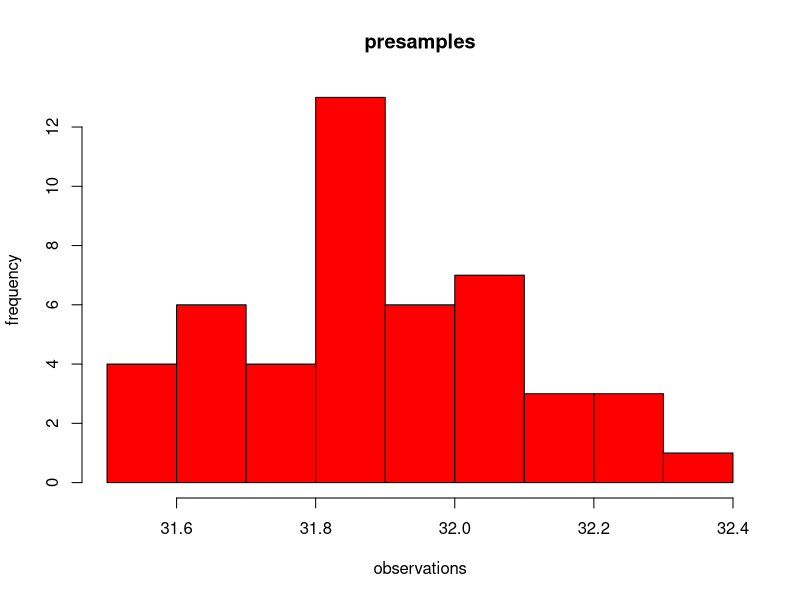
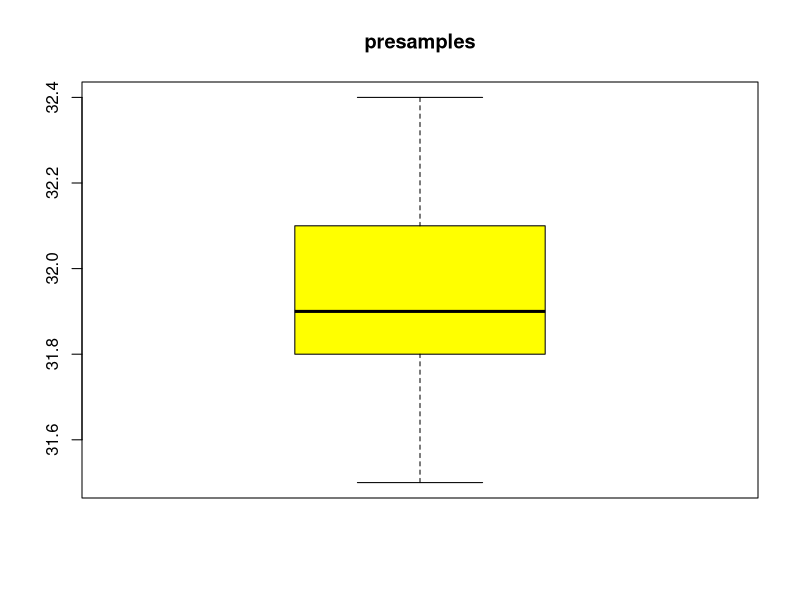

R code for these plots, in order:
## ---- chunk 1
knitr::opts_chunk$set(echo = TRUE)
## ---- chunk 2
#alpha = 0.05
#beta = 0.15
#power = 0.85
#number of presamples = 10
#target gate dimension = 32 nm
#mean shift = 0.1 nm
#presamples = (31.6, 32.1, 31.9, 31.7, 32.2, 31.8, 32.0, 31.5, 31.9, 31.7)
#tool 1 data = (31.6, 32.1, 31.9, 31.7, 32.2, 31.8, 32.0, 31.5, 31.9, 31.7, 32.1, 32.0, 32.1, 32.3, 31.9, 31.9, 32.3, 32.2, 31.9, 32.1,31.9, 31.9, 32.1, 31.6, 31.6, 31.9, 31.8, 32.1, 31.8, 31.7, 32.3, 32.0, 32.0, 31.7, 31.9, 32.0, 31.7, 32.1, 31.9, 31.9, 31.9, 32.4, 32.0, 31.8, 32.2, 31.7, 31.9)

presamples<-c(31.6, 32.1, 31.9, 31.7, 32.2, 31.8, 32.0, 31.5, 31.9, 31.7)
sd(presamples) #determine standard deviation of presample data
power.t.test(n=NULL,delta=0.1,sd=0.2221111,sig.level=0.05,
             power=.85,type="one.sample",alternative="two.sided")
## ---- chunk 3
tool1data<-c(31.6, 32.1, 31.9, 31.7, 32.2, 31.8, 32.0, 31.5, 31.9, 31.7, 32.1, 32.0, 32.1, 32.3, 31.9, 31.9, 32.3, 32.2, 31.9, 32.1,31.9, 31.9, 32.1, 31.6, 31.6, 31.9, 31.8, 32.1, 31.8, 31.7, 32.3, 32.0, 32.0, 31.7, 31.9, 32.0, 31.7, 32.1, 31.9, 31.9, 31.9, 32.4, 32.0, 31.8, 32.2, 31.7, 31.9)
t.test(tool1data, alternative="two.sided", mu=32)
hist(tool1data, main="presamples", xlab="observations", ylab = "frequency", col="red")
boxplot(tool1data, main="presamples",col="yellow")
## ---- chunk 4
power.t.test(n=NULL,delta=0.2,sd=0.2079146,sig.level=0.05,
             power=.90,type="one.sample",alternative="two.sided")

